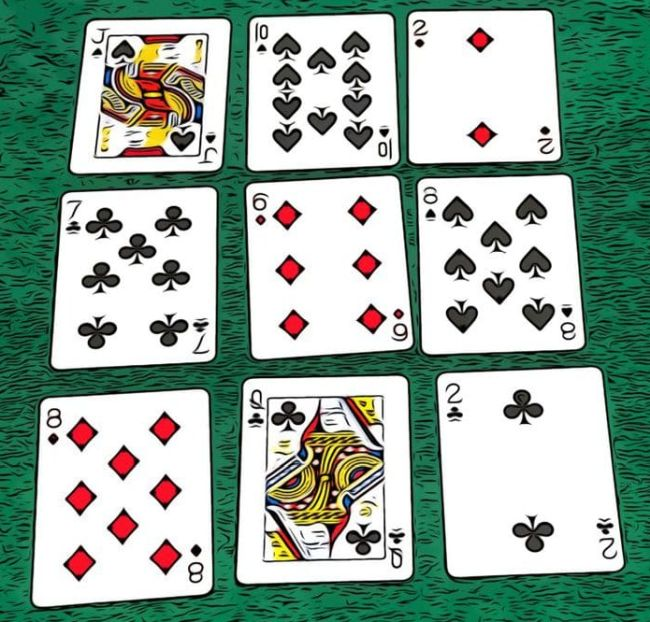
#> input picture cards.jpg, 650 x 622 px, given in place of the camera
$ python colorDectation.py
#> lines starting #> are read from the running program, lines starting #| are printed output that depends on the picture; after the words box and inside, x2 and y2 are one past the last pixel; in counts of white or black regions, pixels touching at a corner belong together
import cv2
import numpy as np
frameWidth=640
frameHeight=480
cap= cv2.VideoCapture(0)
cap.set(3,frameWidth)
cap.set(4,frameHeight)

def empty(a):
    pass
cv2.namedWindow("HSV")
cv2.resizeWindow('HSV',640,240)
cv2.createTrackbar("HUE MIN","HSV",0,179,empty)
#> slider 'HUE MIN' is set to 35
cv2.createTrackbar("HUE MAX","HSV",179,179,empty)
cv2.createTrackbar("SAT MIN","HSV",0,255,empty)
#> slider 'SAT MIN' is set to 51
cv2.createTrackbar("SAT MAX","HSV",255,255,empty)
cv2.createTrackbar("VALUE MIN","HSV",0,255,empty)
#> slider 'VALUE MIN' is set to 51
cv2.createTrackbar("VALUE MAX","HSV",255,255,empty)
while True:
    succes,img=cap.read()
#> img is the input picture: shape (622, 650, 3); mean B, G, R 157.1, 169.5, 148.2
    imghsv=cv2.cvtColor(img,cv2.COLOR_RGB2HSV)
#> imghsv: shape (622, 650, 3); mean H, S, V 42.7, 83.4, 173.8
    h_min=cv2.getTrackbarPos("HUE MIN","HSV")
    h_max = cv2.getTrackbarPos("HUE MAX", "HSV")
    s_min = cv2.getTrackbarPos("SAT MIN", "HSV")
    s_max = cv2.getTrackbarPos("SAT MAX", "HSV")
    v_min = cv2.getTrackbarPos("VALUE MIN", "HSV")
    v_max = cv2.getTrackbarPos("VALUE MAX", "HSV")


    lower=np.array([h_min,s_min,v_min])
    upper=np.array([h_max,s_max,v_max])
    mask=cv2.inRange(imghsv,lower,upper)
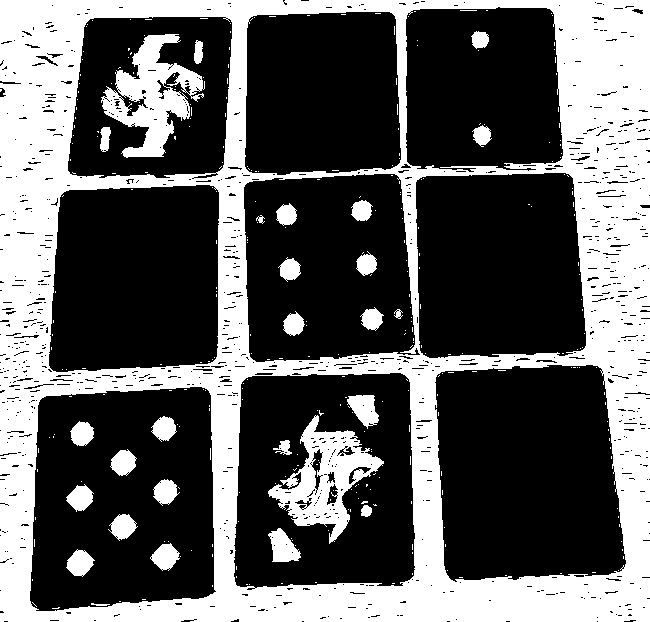
#> mask: shape (622, 650); 37.1% white; 332 white regions (304 under 20 px), largest, box (x1, y1, x2, y2) and area: (0, 0, 650, 622) 129485, (101, 34, 205, 158) 5697, (268, 415, 384, 544) 5535
    result=cv2.bitwise_and(img,img,mask=mask)
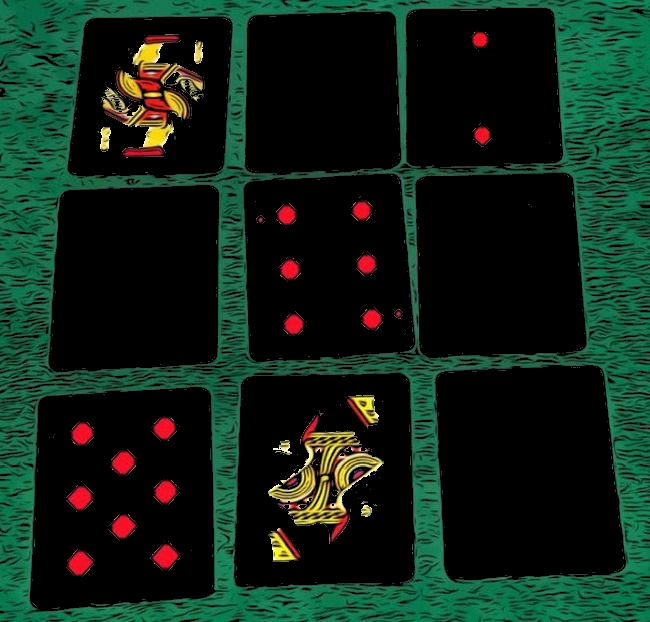
#> result: shape (622, 650, 3); mean B, G, R 24.8, 36.3, 16
    cv2.imshow("original_show",img)
    cv2.imshow("Mask_show", mask)
    cv2.imshow("result_image", result)

    # cv2.imshow("imghsv_image", imghsv)
    if cv2.waitKey(1)& 0xFF==ord('q'):
#> (key q is pressed here)
        break

cap.release()
#> (the run stopped early here; a loop or call above may not have finished)
